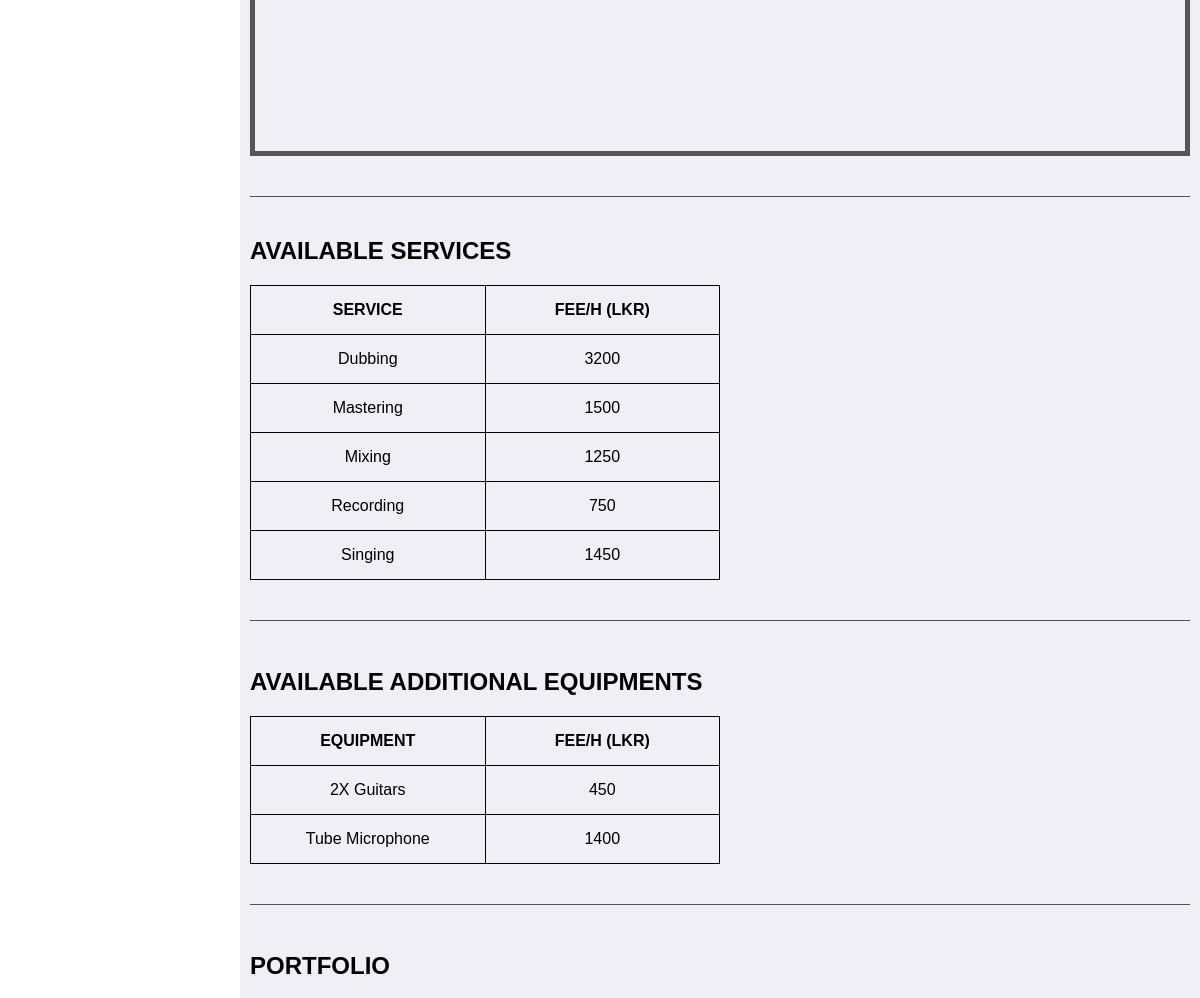
Page /view/customer/studio_prof.php?studio_id=31 (signed in, middle part) on the earlier database version.
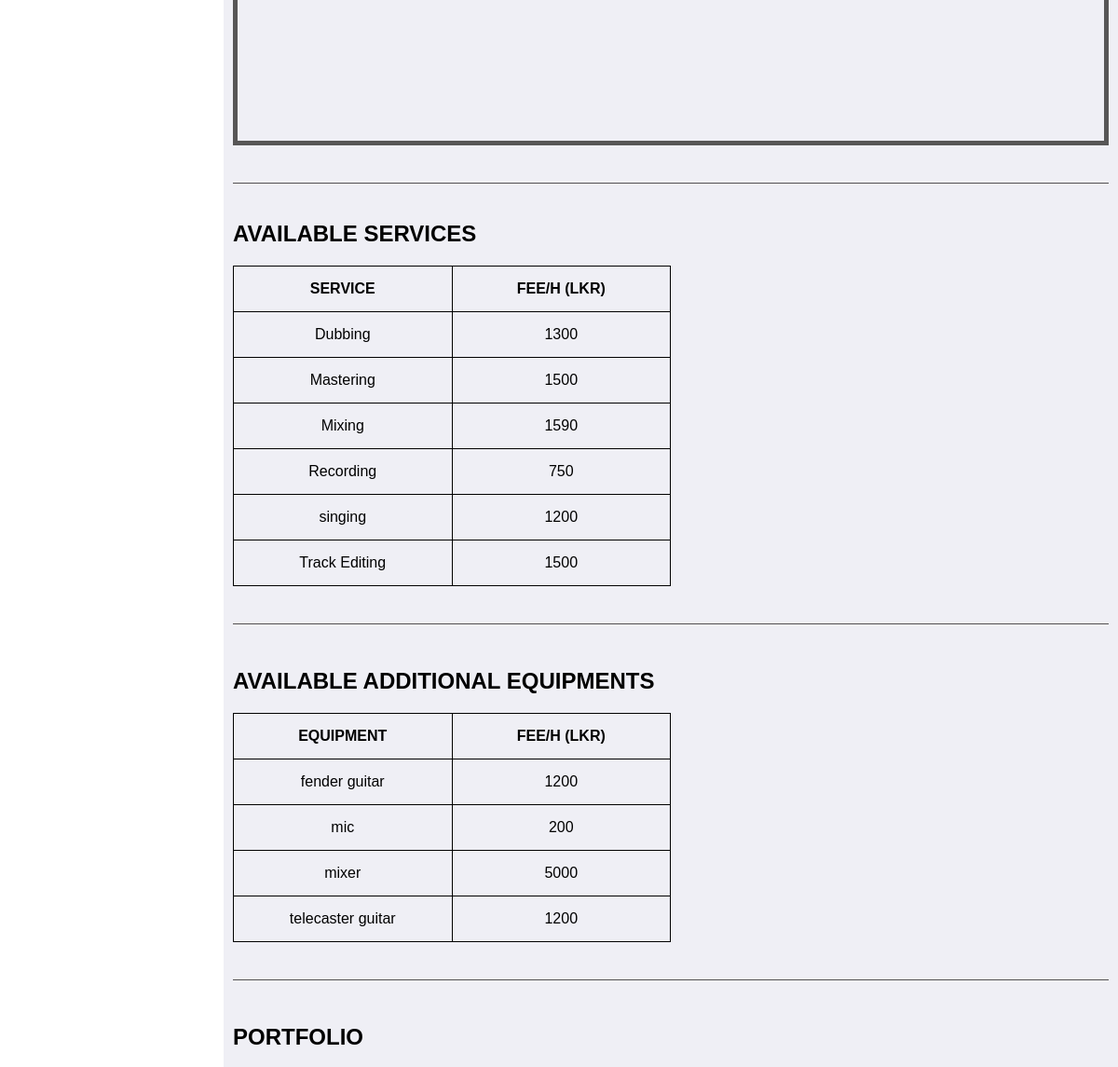
Same page on the later database version.
### tables this page shows
CREATE TABLE `studio_service` (
  `studio_id` int(100) NOT NULL,
  `service_name` varchar(100) NOT NULL,
  `service_charge` double NOT NULL,
  `status` int(1) NOT NULL DEFAULT 1
);

### view/customer/studio_prof.php (the view, shortened to what this page needs)
<?php
require_once('../../inc/connection.php');
if(isset($_GET['studio_id'])){
	$studio_id = $_SESSION['studio_id'];
}
else if(isset($_SESSION['studio_id'])){
	$studio_id = $_SESSION['studio_id'];
}
	$query="SELECT * FROM studio WHERE studio_id=$studio_id";
	$result_set=mysqli_query($connection,$query);
	if($result_set){
		$studio_record=mysqli_fetch_assoc($result_set);
		$studio_id=$studio_record['studio_id'];
		$query3="SELECT * FROM studio_service WHERE studio_id=$studio_id";
		$result_set3=mysqli_query($connection,$query3);
		$query4="SELECT name,charge FROM studio_audio_gear WHERE studio_id=$studio_id GROUP BY name";
		$result_set4=mysqli_query($connection,$query4);
	}
?>
<!DOCTYPE html>
<html>
<head>
	<link rel="stylesheet" type="text/css" href="../../css/customer/studio_prof.css">
</head>
<body>
	<?php require_once('../../inc/cust_dash_navbar.php');?>
	<div class="row">
	<div class="primary">
	<div id="details" class="container details">
		  <div id="map"></div>
	</div>
	<div id="services" class="container" style="top: 10%; padding-bottom: 5%">
		<h2>AVAILABLE SERVICES</h2>
		<div class="service clearfix">
		<?php
		  if(mysqli_num_rows($result_set3)>0){
		 	echo "<table>
			<tr>
			<th>SERVICE</th>
			<th>FEE/H (LKR)</th>
			</tr>";
			while($row3 = mysqli_fetch_assoc($result_set3)){
			  echo "<tr>";
  			  echo "<td>" . $row3['service_name'] . "</td>";
  			  echo "<td>" . $row3['service_charge'] . "</td>";
			  echo "</tr>";
			}
			echo "</table>";
		  }
		  else{
		    echo "<p style='color:red;'><b><i>NO SERVICES AVAILABLE!</i></b></p>";
		  }
		  ?>
		</div>
	</div>
	<div id="services" class="container" style="top: 10%; padding-bottom: 5%">
		<h2>AVAILABLE ADDITIONAL EQUIPMENTS</h2>
		<div class="service clearfix">
		<?php
		  if(mysqli_num_rows($result_set4)>0){
			echo "<table>
			<tr>
			<th>EQUIPMENT</th>
			<th>FEE/H (LKR)</th>
			</tr>";
			while($row4 = mysqli_fetch_assoc($result_set4)){
			  echo "<tr>";
  			  echo "<td>" . $row4['name'] . "</td>";
			  echo "<td>" . $row4['charge'] . "</td>";
			  echo "</tr>";
			}
			echo "</table>";
		  }
		  else{
			echo "<p style='color:red;'><b><i>NO ADDITIONAL EQUIPMENTS AVAILABLE!</i></b></p>";
		  }
		  ?>
		</div>
	</div>
	<div class="container portfolio" id="portfolio">
		<h2>PORTFOLIO</h2>
	</div>
	</div>
	</div>
	<?php require_once('../../inc/minfooter.php');?>
</body>
</html>

Differences in the rows shown:
removed studio_service: service_name "Singing", service_charge "1450"
changed studio_service "Dubbing": service_charge "3200" → "1300"
changed studio_service "Mixing": service_charge "1250" → "1590"
added studio_service: service_name "singing", service_charge "1200"
added studio_service: service_name "Track Editing", service_charge "1500"
Other differences:
new list line: "fender guitar 1200"
new list line: "mic 200"
new list line: "mixer 5000"
new list line: "telecaster guitar 1200"
list line gone: "2X Guitars 450"
list line gone: "Tube Microphone 1400"
